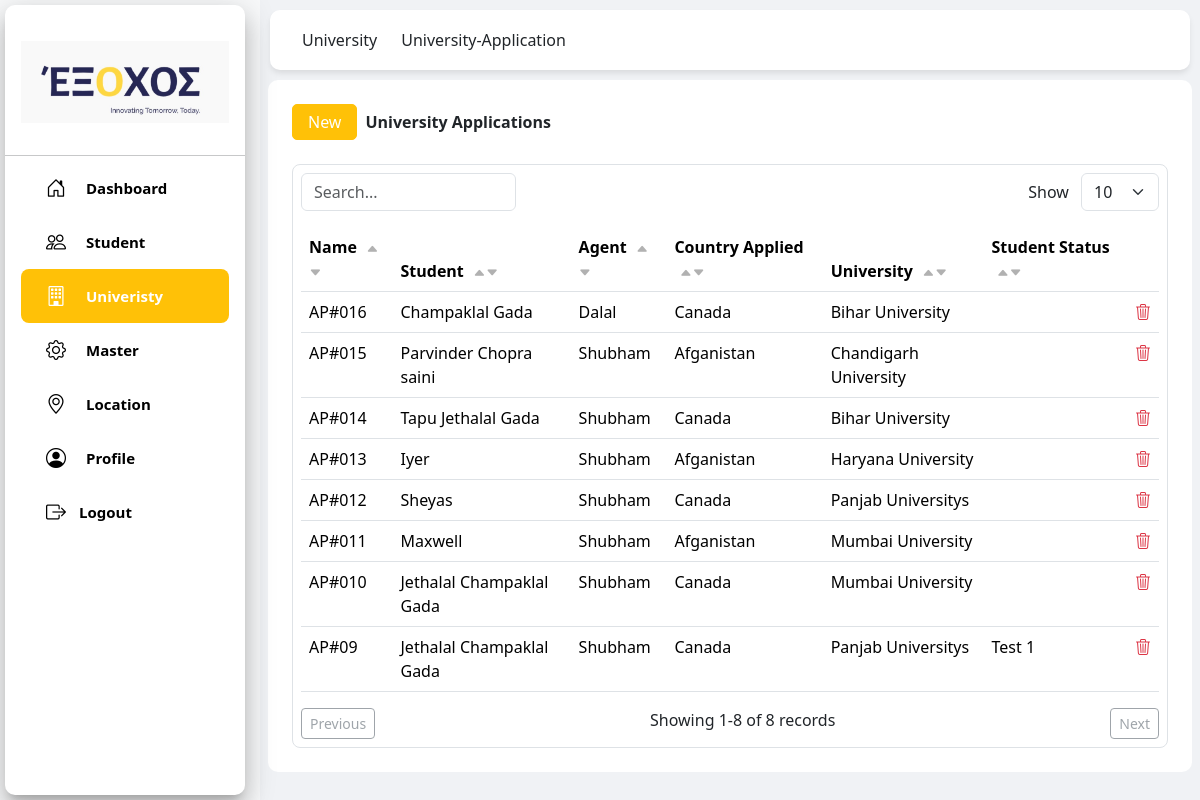
The page /contact/university-application/ on the database its author committed.
### contact/models.py (models this page shows, shortened)
class UniversityApplication(models.Model):
    type = [('ug', 'Under Graduate'), ('pg', 'Post Graduate')]
    month_type = [('jan','Jan'),('feb','Feburary'),('mar','March'),('apr','Apri;'),('may','May'),('jun','June'),('jul','July'),
             ('aug','August'),('sep','September'),('oct','October'),('nov','November'),('dec','December')]
    name = models.CharField(max_length=10,null=True, blank=True)
    student_id = models.ForeignKey(ResStudent, on_delete=models.RESTRICT, null=True, blank=True, related_name="student")
    passport_number = models.CharField(max_length=50,null=True, blank=True)
    country_applied = models.ForeignKey(ResCountry, on_delete=models.RESTRICT, null=True, blank=True,)
    university_id = models.ForeignKey(University, on_delete=models.RESTRICT, null=True, blank=True)
    course = models.CharField(max_length=100,null=True, blank=True)
    course_type = models.CharField(choices=type, max_length=100, null=True,blank=True)
    intakes = models.CharField(choices=month_type,max_length=100, null=True,blank=True)
    intake_year = models.CharField(max_length=4, null=True, blank=True)
    net_tuition = models.FloatField(null=True, blank=True)
    currency_id = models.ForeignKey(Currency, on_delete=models.RESTRICT, null=True, blank=True)
    student_status_id = models.ForeignKey(StudentStatus,on_delete=models.RESTRICT, null=True, blank=True)
    payment_status_id = models.ForeignKey(PaymentStatus,on_delete=models.RESTRICT, null=True, blank=True)
    interview_status_id = models.ForeignKey(InterviewStatus,on_delete=models.RESTRICT, null=True, blank=True)
    student = models.CharField(max_length=100,null=True, blank=True)
    application = models.CharField(max_length=100,null=True, blank=True)
    agent_id = models.ForeignKey(ResStudent, null=True, blank=True, on_delete=models.RESTRICT, related_name='agent')
    applied_to_id = models.ForeignKey(ResStudent, null=True, blank=True, on_delete=models.RESTRICT, related_name='applied')
    created_on = models.DateTimeField(auto_now_add=True, null=True, blank=True)

class ResStudent(models.Model):
    gender_CHOICES = [('male', 'Male'), ('female', 'Female'),('other', 'Other'),]
    martial_CHOICES = [('married', 'Married'), ('unmarried', 'Unmarried')]
    name = models.CharField(max_length=100, null=True, blank=True)
    street = models.CharField(max_length=99, null=True, blank=True)
    street2 = models.CharField(max_length=99,null=True, blank=True)
    city = models.CharField(max_length=50, null=True, blank=True)
    zip = models.CharField(max_length=10,null=True, blank=True)
    state_id = models.ForeignKey(ResState, on_delete=models.RESTRICT, null=True, blank=True)
    country_id = models.ForeignKey(ResCountry, on_delete=models.RESTRICT, null=True, blank=True, related_name='country')
    nationality = models.ForeignKey(ResCountry, on_delete=models.RESTRICT, null=True, blank=True, related_name='nation')
    passport_number = models.CharField(max_length=10,null=True, blank=True)
    phone = models.CharField(max_length=15,null=True, blank=True)
    email = models.EmailField(max_length=50,null=True, blank=True)
    dob = models.DateField(null=True, blank=True)
    gender = models.CharField(choices=gender_CHOICES, max_length=10,null=True, blank=True)
    martial_status = models.CharField(max_length=15, choices=martial_CHOICES,null=True, blank=True)
    profile = models.BinaryField(null=True, blank=True)
    parent = models.ForeignKey("self", on_delete=models.RESTRICT, null=True, blank=True,related_name="children")
    is_agent = models.BooleanField(null=True, blank=True)
    is_student = models.BooleanField(null=True, blank=True)
    is_applied = models.BooleanField(null=True, blank=True)
    def __str__(self):
        return self.name

class ResCountry(models.Model):
    name = models.CharField(max_length=50)
    country_code = models.CharField(max_length=5)
    def __str__(self):
        return self.name

class University(models.Model):
    name = models.CharField(max_length=100, null=True, blank=True)
    country_id = models.ForeignKey(ResCountry, on_delete=models.RESTRICT, null=True, blank=True)

class StudentStatus(models.Model):
    name = models.CharField(max_length=100, null=True, blank=True)
    is_completed = models.BooleanField(null=True, blank=True)
    def __str__(self):
        return self.name

### contact/views.py (the view)
# urls.py: path('university-application/', views.university_application, name='university-application'),
def university_application(request):
    university_applications = UniversityApplication.objects.all().order_by('-id')
    headers = ['Name','Student', 'Agent', 'Country Applied', 'University', 'Student Status', ]
    rows = []
    for row in university_applications:
        rows.append({
            'id': row.id,
            'edit_url': reverse('contact:university-application-update', args=[row.id]),
            'delete_url': reverse('contact:university-application-delete', args=[row.id]),
            'fields': [row.name, row.student_id.name if row.student_id else "",
                       row.agent_id, row.country_applied, row.university_id.name,
                       row.student_status_id if row.student_status_id else ""]
        })
    context = {'universities': university_applications,'page_title': 'University Applications', 'headers':headers, 'uni_app_row':rows}
    return render(request, 'university_app.html', context)

### templates/university_app.html (shortened to what this page needs)
{% load static %}
<!DOCTYPE html>
<html lang="en">
<head>
    <script src="https://cdn.tailwindcss.com"></script>
    <link href="https://cdn.jsdelivr.net/npm/bootstrap@5.3.2/dist/css/bootstrap.min.css" rel="stylesheet">
    <link rel="stylesheet" href="https://cdn.jsdelivr.net/npm/bootstrap-icons@1.11.3/font/bootstrap-icons.css">
</head>
<body class="bg-light">
    {% include "student_header.html"%}
    <div class="top-header" style="border-radius: 10px; margin:10px">
        <div class="container-fluid">
            <div class="d-flex justify-content-start">
                <a class="navbar-brand text-dark me-4" href="{% url 'contact:university' %}">University</a>
                <a class="navbar-brand text-dark me-4" href="{% url 'contact:university-application' %}">University-Application</a>
            </div>
        </div>
    </div>
    <div class="content-wrapper">
        <div class="bg-white p-4 mx-2" style="border-radius: 10px;">
            <div class="d-flex align-items-center mb-4 gap-2">
                <a href="{% url 'contact:university-application-create' %}" class="btn btn-warning"
                    style="padding:5px 15px; border-radius: 5px; color:white; text-decoration: none;">
                    New
                </a>
                <b>{{ page_title }}</b>
            </div>
            <div class="position-fixed top-0 end-0 p-3" style="z-index: 1100">
            </div>
            <main>
                <div class="bg-white overflow-hidden border border-gray-100 rounded-lg">
                    <div class="overflow-x-auto m-2">
                        {% block content %}
                            {% include "list_table.html" with headers=headers rows=uni_app_row %}
                        {% endblock %}
                    </div>
                </div>
            </main>
        </div>
    </div>
</body>
</html>

### templates/list_table.html (shortened to what this page needs)
<div class="table-container">
    <div class="mb-3 d-flex justify-content-between">
        <input type="text" id="searchInput" class="form-control w-25" placeholder="Search...">
        <div>
            <label for="pageSize" class="me-2">Show</label>
            <select id="pageSize" class="form-select d-inline-block w-auto">
                <option value="10" selected>10</option>
            </select>
        </div>
    </div>
    <table class="table table-hover" id="reusableTable">
        <thead>
            <tr>
                {% for header in headers %}
                    <th class="sortable" data-index="{{ forloop.counter0 }}">
                        {{ header }}
                        <span class="sort-icon-placeholder"></span>
                    </th>
                {% endfor %}
                {% if headers %}
                <th></th>
                {% endif %}
            </tr>
        </thead>
        <tbody>
            {% for row in rows %}
                <tr data-id="{{ row.id }}"
                    {% if row.edit_url %}data-edit-url="{{ row.edit_url }}"{% endif %}
                    data-delete-url="{{ row.delete_url }}">
                    {% for field in row.fields %}
                        <td class="click-to-edit">{{ field }}</td>
                    {% endfor %}
                    {% if row %}
                    <td style="text-align: end;">
                        <a href="#" class="text-danger delete-link"><i class="bi bi-trash3 text-danger"></i></a>
                    </td>
                    {% endif%}
                </tr>
            {% empty %}
                <tr>
                    <td colspan="{{ headers|length }}" class="text-center text-muted">
                        No records found
                    </td>
                </tr>
            {% endfor %}
        </tbody>
    </table>
    <div class="d-flex justify-content-between mt-3">
        <button class="btn btn-sm btn-outline-secondary" id="prevPage">Previous</button>
        <span id="pageInfo"></span>
        <button class="btn btn-sm btn-outline-secondary" id="nextPage">Next</button>
    </div>
</div>

### templates/university_app.html (style rules this page uses)
.content-wrapper { margin-left: 260px; padding-top: 80px; background-color: #f0f2f5; min-height: 100vh; }
.top-header { position: fixed; top: 0; left: 260px; right: 0; z-index: 1020; background: #fff; box-shadow: 0 4px 6px -1px rgba(0, 0, 0, 0.1); height: 60px; display: flex; align-items: center; justify-content: space-between; padding: 0 20px; }

### templates/list_table.html (style rules this page uses)
.sortable .sort-icon-placeholder { margin-left: 5px; font-size: 0.8em; opacity: 0.3; }

### rows shown on the page
UniversityApplication: fields "AP#016"
ResStudent: fields "Champaklal Gada"
ResStudent: name "Dalal"
ResCountry: name "Canada"
University: fields "Bihar University" "Bihar University"
UniversityApplication: fields "AP#015"
ResStudent: fields "Parvinder Chopra saini"
ResStudent: name "Shubham"
ResCountry: name "Afganistan"
University: fields "Chandigarh University"
UniversityApplication: fields "AP#014"
ResStudent: fields "Tapu Jethalal Gada"
UniversityApplication: fields "AP#013"
ResStudent: fields "Iyer"
University: fields "Haryana University"
UniversityApplication: fields "AP#012"
ResStudent: fields "Sheyas"
University: fields "Panjab Universitys" "Panjab Universitys"
UniversityApplication: fields "AP#011"
ResStudent: fields "Maxwell"
University: fields "Mumbai University" "Mumbai University"
UniversityApplication: fields "AP#010"
ResStudent: fields "Jethalal Champaklal Gada" "Jethalal Champaklal Gada"
UniversityApplication: fields "AP#09"
StudentStatus: name "Test 1"

### other values the page prints
{{ page_title }} "University Applications"
{{ header }} "Name" "Student" "Agent" "Country Applied" "University" "Student Status"
